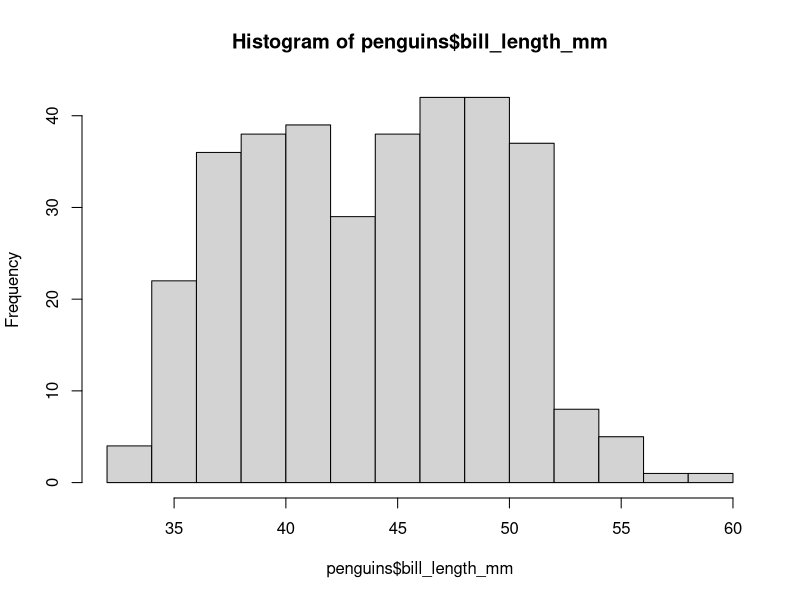
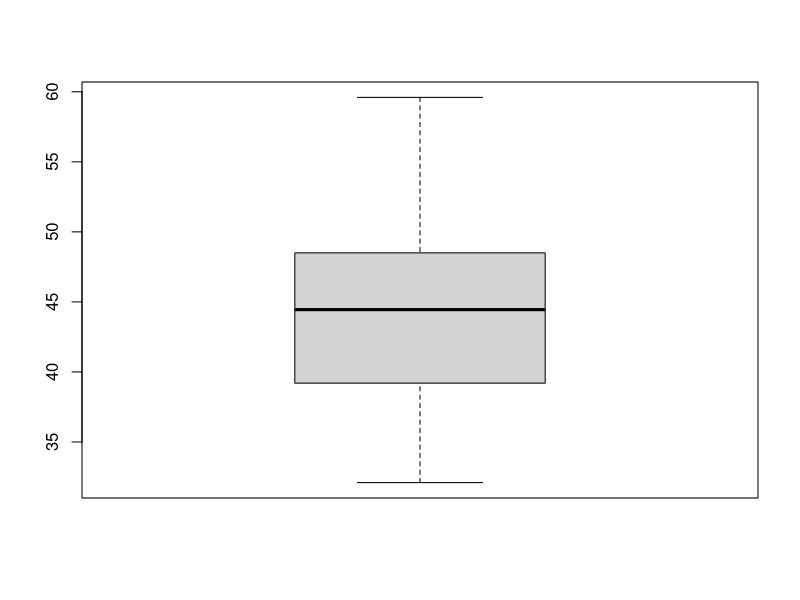
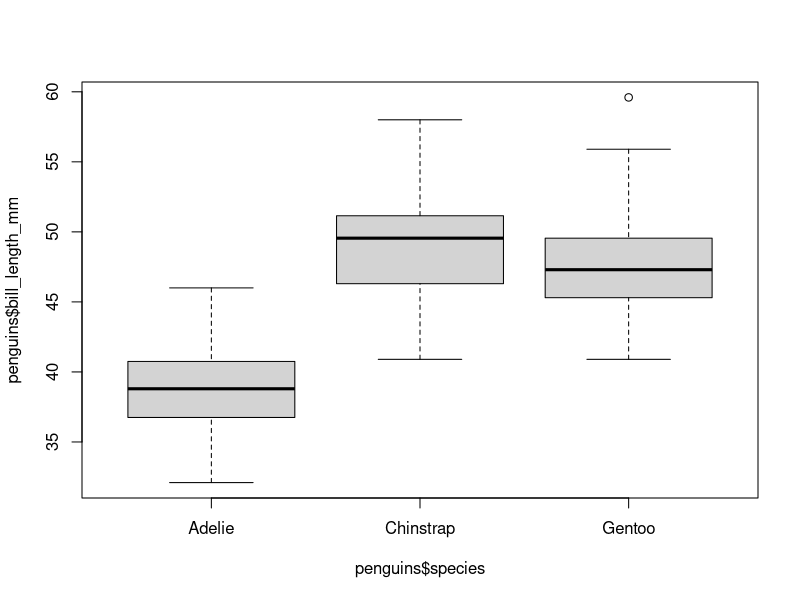
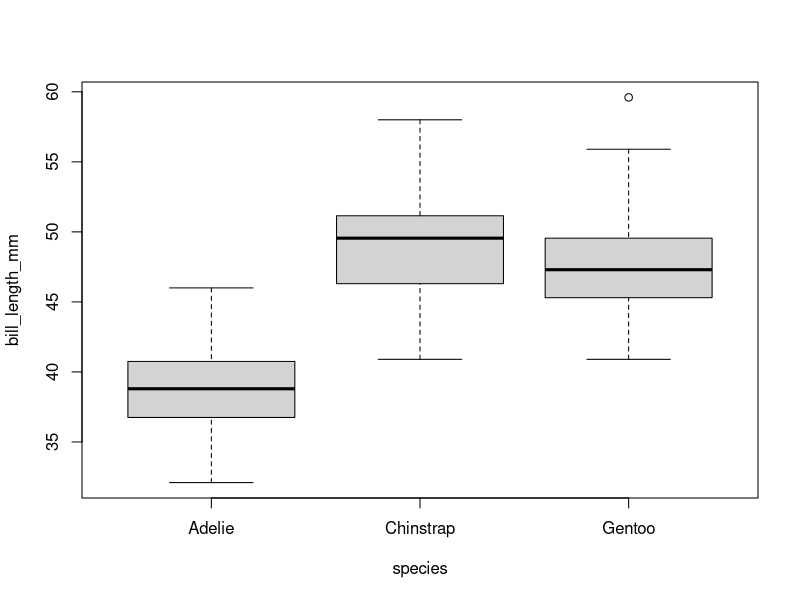
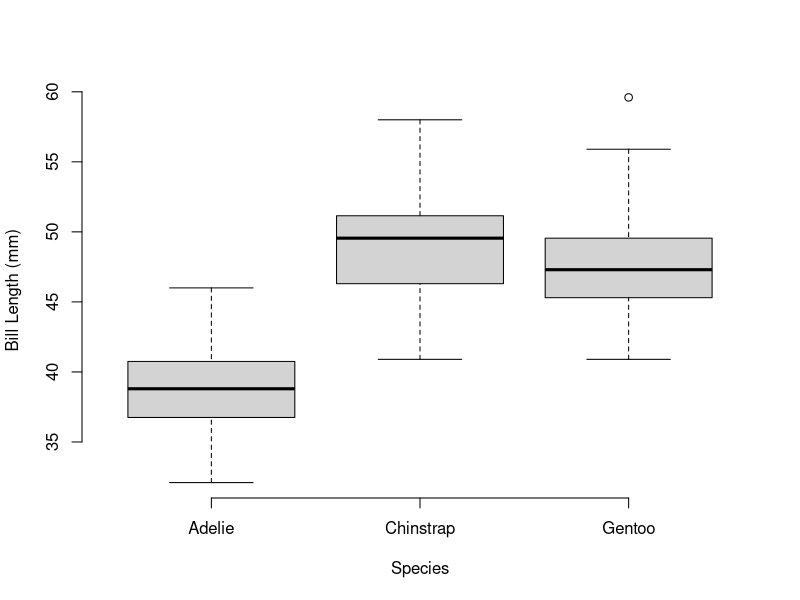
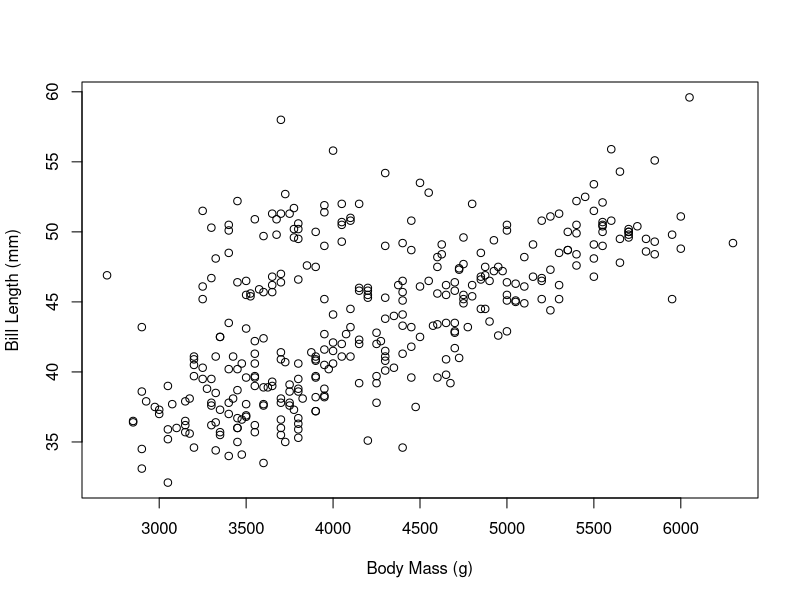
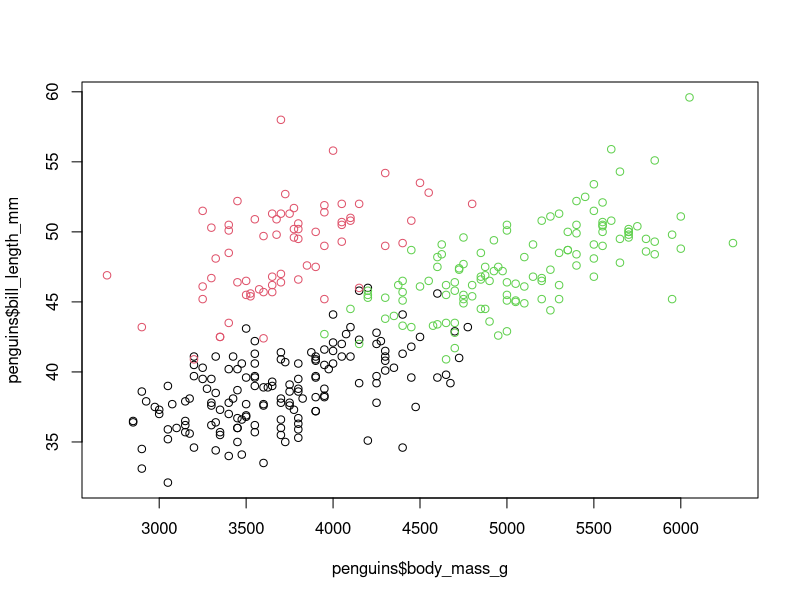
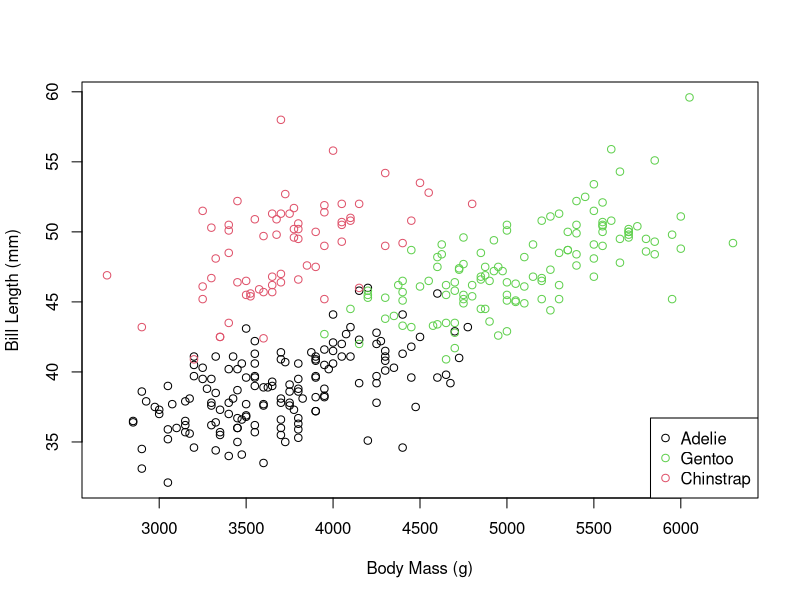

These charts were generated, in order, by the following R code:
## ---- chunk 1
#| label: setup
#| echo: false
library(RColorBrewer) # Produce visually appealing, colorblind friendly palettes
## ---- chunk 2
#| label: load_data
#| eval: true
# load in dataset
library(palmerpenguins)
data(package = "palmerpenguins")
## ---- chunk 3
#| label: explore_data
#| eval: true
head(x = penguins)
## ---- chunk 4
#| label: histogram
#| eval: true
hist(x = penguins$bill_length_mm)
## ---- chunk 5
#| label: boxplot
#| eval: true
boxplot(x = penguins$bill_length_mm)
## ---- chunk 6
#| label: boxplot-species
#| eval: true
boxplot(formula = penguins$bill_length_mm ~ penguins$species)
## ---- chunk 7
#| label: boxplot-data
#| eval: true
boxplot(formula = bill_length_mm ~ species, data = penguins)
## ---- chunk 8
#| label: boxplot-improved
#| eval: true
boxplot(formula = bill_length_mm ~ species, 
        data = penguins,
        frame = FALSE, 
        xlab = "Species",
        ylab = "Bill Length (mm)")
## ---- chunk 9
#| label: scatter_plot
#| eval: true
plot(x = penguins$body_mass_g, 
     y = penguins$bill_length_mm,
     xlab = "Body Mass (g)",
     ylab = "Bill Length (mm)") 
## ---- chunk 10
#| label: scatter_plot_by_species
#| eval: true
plot(x = penguins$body_mass_g, 
     y = penguins$bill_length_mm,
     col = penguins$species)
## ---- chunk 11
#| label: scatter_plot_by_species_leg
#| eval: true
plot(x = penguins$body_mass_g, 
     y = penguins$bill_length_mm,
     col = penguins$species,
     xlab = "Body Mass (g)",
     ylab = "Bill Length (mm)") 
legend(x = "bottomright", 
       legend = unique(penguins$species),
       col = unique(penguins$species),
       pch = 21)
## ---- chunk 12
#| label: scatter_plot_by_species_axis_labels
#| eval: true
plot(x = penguins$body_mass_g, 
     y = penguins$bill_length_mm,
     col = penguins$species,
     xlab = "Body Mass (g)",
     ylab = "Bill Length (mm)")
legend(x = "bottomright", 
       legend = unique(penguins$species),
       col = unique(penguins$species),
       pch = 21)
## ---- chunk 13
#| label: scatter_plot_by_species_title
#| eval: true
plot(x = penguins$body_mass_g, 
     y = penguins$bill_length_mm,
     col = penguins$species,
     xlab = "Body Mass (g)",
     ylab = "Bill Length (mm)",
     main = "Bill length and body mass")
legend(x = "bottomright", 
       legend = unique(penguins$species),
       col = unique(penguins$species),
       pch = 21)
## ---- chunk 14
#| label: scatter_plot_by_species_points
#| eval: true
plot(x = penguins$body_mass_g, 
     y = penguins$bill_length_mm,
     col = penguins$species,
     xlab = "Body Mass (g)",
     ylab = "Bill Length (mm)",
     main = "Bill length and body mass",
     pch = 16)
legend(x = "bottomright", 
       legend = unique(penguins$species),
       col = unique(penguins$species),
       pch = 16)
## ---- chunk 15
#| label: scatter_plot_by_species_size
#| eval: true
plot(x = penguins$body_mass_g, 
     y = penguins$bill_length_mm,
     col = penguins$species,
     xlab = "Body Mass (g)",
     ylab = "Bill Length (mm)",
     main = "Bill length and body mass",
     pch = 16,
     cex = 1.2)
legend(x = "bottomright", 
       legend = unique(penguins$species),
       col = unique(penguins$species),
       pch = 16,
       cex = 1.2)
## ---- chunk 16
#| label: colorblind_friendly
#| eval: true
#| echo: true
display.brewer.all(colorblindFriendly = TRUE)
## ---- chunk 17
#| label: scatter_plot_by_species_color
#| eval: true

# let's "brew" a colorblind friendly color palette using rcolorbrewer
colorblind_palette <- brewer.pal(n = 3, name = "Dark2")

palette(value = colorblind_palette)

plot(x = penguins$body_mass_g,
     y = penguins$bill_length_mm,
     col = penguins$species,
     xlab = "Body Mass (g)",
     ylab = "Bill Length (mm)",
     main = "Bill length and body mass",
     pch = 16,
     cex = 1.2)
legend(x = "bottomright", 
       legend = unique(penguins$species),
       col = unique(penguins$species),
       pch = 16,
       cex = 1.2)
## ---- chunk 18
#| label: scatter_plot_by_species_grid
#| eval: true

# let's "brew" a colorblind friendly color palette using rcolorbrewer
colorblind_palette <- brewer.pal(n = 3, name = "Dark2")

palette(value = colorblind_palette)

plot(x = penguins$body_mass_g,
     y = penguins$bill_length_mm,
     col = penguins$species,
     xlab = "Body Mass (g)",
     ylab = "Bill Length (mm)",
     main = "Bill length and body mass",
     pch = 16,
     cex = 1.2)
grid()
legend(x = "bottomright", 
       legend = unique(penguins$species),
       col = unique(penguins$species),
       pch = 16,
       cex = 1.2)
## ---- chunk 19
#| label: scatter_plot_by_species_border
#| eval: true

# let's "brew" a colorblind friendly color palette using rcolorbrewer
colorblind_palette <- brewer.pal(n = 3, name = "Dark2")

palette(value = colorblind_palette)

plot(x = penguins$body_mass_g,
     y = penguins$bill_length_mm,
     col = penguins$species,
     xlab = "Body Mass (g)",
     ylab = "Bill Length (mm)",
     main = "Bill length and body mass",
     pch = 16,
     cex = 1.2, 
     bty = "l")
grid()
legend(x = "bottomright", 
       legend = unique(penguins$species),
       col = unique(penguins$species),
       pch = 16,
       cex = 1.2)
## ---- chunk 20
#| label: scatter_plot_by_species_label_size
#| eval: true

# let's "brew" a colorblind friendly color palette using rcolorbrewer
colorblind_palette <- brewer.pal(n = 3, name = "Dark2")

palette(value = colorblind_palette)

plot(x = penguins$body_mass_g,
     y = penguins$bill_length_mm,
     col = penguins$species,
     xlab = "Body Mass (g)",
     ylab = "Bill Length (mm)",
     main = "Bill length and body mass",
     pch = 16,
     cex = 1.2, 
     bty = "l",
     cex.axis = 1.2,
     cex.lab = 1.3,
     cex.main = 1.5)
grid()
legend(x = "bottomright", 
       legend = unique(penguins$species),
       col = unique(penguins$species),
       pch = 16,
       cex = 1.2)
## ---- chunk 21
#| label: scatter_plot_by_species_title_left
#| eval: true

# let's "brew" a colorblind friendly color palette using rcolorbrewer
colorblind_palette <- brewer.pal(n = 3, name = "Dark2")

palette(value = colorblind_palette)

plot(x = penguins$body_mass_g,
     y = penguins$bill_length_mm,
     col = penguins$species,
     xlab = "Body Mass (g)",
     ylab = "Bill Length",
     pch = 16,
     cex = 1.2, 
     bty = "l",
     cex.axis = 1.2,
     cex.lab = 1.3,
     cex.main = 1.5)
mtext(
  text = "Bill length and body mass",
  side = 3,
  adj = 0,
  line = 2,
  cex = 1.4,
  font = 2
)

mtext(
  text = "Measurements for Adelie, Chinstrap and Gentoo Penguins at Palmer Station LTER",
  side = 3,
  adj = 0,
  line = 1,
  cex = .9,
  font = 2
)

grid()
legend(x = "bottomright", 
       legend = unique(penguins$species),
       col = unique(penguins$species),
       pch = 16,
       cex = 1.2,
       bty = "n")
## ---- chunk 22
#| label: scatter_plot_by_species_save
#| eval: true

# let's "brew" a colorblind friendly color palette using rcolorbrewer
color_friendly_palette  <- brewer.pal(n = 3, name = "Dark2")

pdf(file = "penguin_mass_comparison.pdf", 
    height = 5,
    width = 8)
plot(x = penguins$body_mass_g,
     y = penguins$bill_length_mm,
     col = penguins$species,
     xlab = "Body Mass (g)",
     ylab = "Bill Length",
     pch = 16,
     cex = 1.2, 
     bty = "l",
     cex.axis = 1.2,
     cex.lab = 1.3,
     cex.main = 1.5)
mtext(
  text = "Bill length and body mass",
  side = 3,
  adj = 0,
  line = 2,
  cex = 1.4,
  font = 2
)

mtext(
  text = "Measurements for Adelie, Chinstrap and Gentoo Penguins at Palmer Station LTER",
  side = 3,
  adj = 0,
  line = 1,
  cex = .9,
  font = 2
)

grid()
legend(x = "bottomright", 
       legend = unique(penguins$species),
       col = unique(penguins$species),
       pch = 16,
       cex = 1.2,
       bty = "n")
dev.off()
